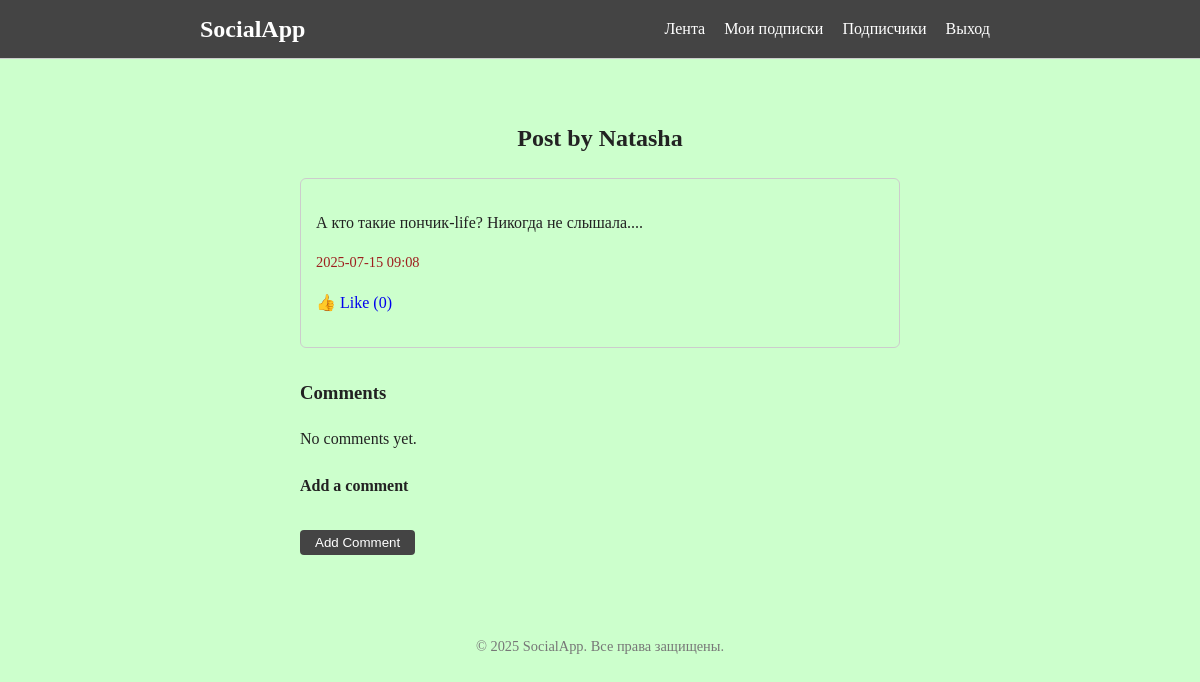
/post/9/ (signed in), run on the app's committed database.
### main/models.py (models this page shows, shortened)
class Post(models.Model):
    author = models.ForeignKey(User, on_delete=models.CASCADE)
    content = models.TextField()
    image = models.ImageField(upload_to='post_images/', blank=True, null=True)  # ✅ новое поле
    created_at = models.DateTimeField(auto_now_add=True)
    likes = models.ManyToManyField(User, related_name='liked_posts', blank=True)

### main/views.py (the view)
# urls.py: path('post/<int:post_id>/', views.post_detail, name='post_detail'),
@login_required
def post_detail(request, post_id):
    post = get_object_or_404(Post, id=post_id)
    if request.method == 'POST':
        content = request.POST.get('content')
        if content:
            post.comments.create(user=request.user, content=content)
        return redirect('index')
    return render(request, 'main/post_detail.html', {
        'post': post,
        'comments': post.comments.all()
    })

### main/templates/main/post_detail.html (shortened to what this page needs)
{% extends 'main/base.html' %}
{% block content %}
<div style="max-width: 600px; margin: auto; padding: 20px;">
  <h2 style="text-align: center;">Post by {{ post.author.username }}</h2>
  <div style="margin-bottom: 30px; padding: 15px; border: 1px solid #ccc; border-radius: 6px;">
    <p>{{ post.content }}</p>
    <p style="font-size: 0.9em; color: #9e1e1e;">{{ post.created_at|date:"Y-m-d H:i" }}</p>
    <p>
      <a href="{% url 'like_post' post.id %}" style="text-decoration: none;">👍 Like ({{ post.likes.count }})</a>
    </p>
  </div>
  <h3>Comments</h3>
  <ul style="list-style: none; padding: 0;">
    {% for comment in comments %}
      <li style="border-bottom: 1px solid #eee; padding: 10px 0;">
        <strong>{{ comment.user.username }}</strong>: {{ comment.content }}
        {% if comment.user == user %}
          <form action="{% url 'delete_comment' comment.id %}" method="post" style="display:inline; margin-left: 10px;">
            {% csrf_token %}
            <button type="submit" style="border: none; background: none; color: red; cursor: pointer;">✖</button>
          </form>
        {% endif %}
        <div style="font-size: 0.8em; color: #9e1e1e;">{{ comment.created_at|date:"Y-m-d H:i" }}</div>
      </li>
    {% empty %}
      <li>No comments yet.</li>
    {% endfor %}
  </ul>
  <h4>Add a comment</h4>
  <form method="post">
    <button type="submit" style="margin-top: 10px; padding: 5px 15px; background-color: #444; color: white; border: none; border-radius: 4px;">Add Comment</button>
  </form>
</div>
{% endblock %}

### main/static/main/styles.css (style rules this page uses)
body { font-family: Georgia, serif; background-color: #ccffcc; color: #222; line-height: 1.6; margin: 0; padding: 0; }
form { margin-bottom: 20px; }
button { padding: 6px 12px; background-color: #f40c87; border: 1px solid #9e1e1e; cursor: pointer; }

### data on the page
Post: author.username "Natasha", content "А кто такие пончик-life? Никогда не слышала....", created_at "2025-07-15 09:08", likes.count "0"
